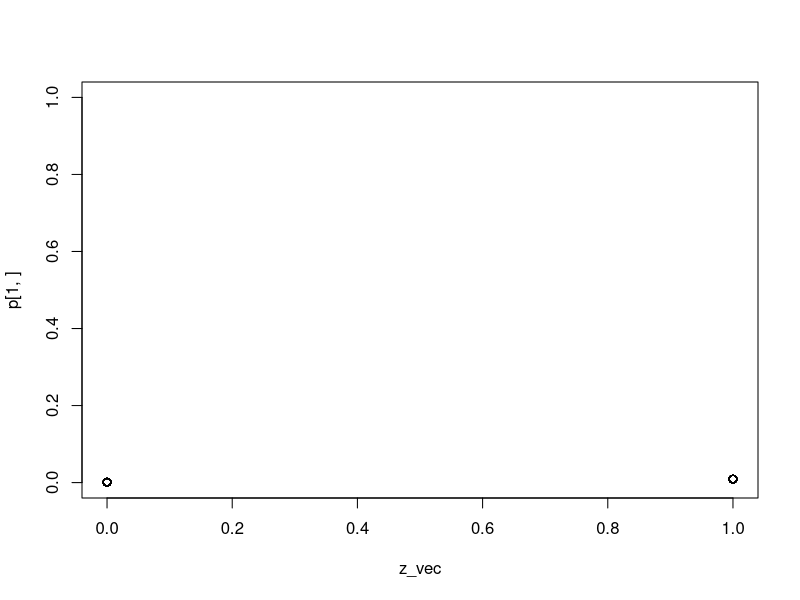

Source code (R):
### How outrageous are yoiur priors

### Data simulation

### Prepare model inputs
set.seed(99999)
# Set up data
rr_k_ctrl <- c(0.20)        # control response rate for each basket
rr_k_trt <- c(0.40)         # treatment response rate for each basket

K<-length(rr_k_ctrl)        # number of baskets

N_k_ctrl <- rep(100, K)     # number of control participants per basket
N_k_trt <- rep(100, K)      # number of treatment participants per basket
N_k <- N_k_ctrl + N_k_trt   # number of participants per basket (both arms combined)
N <- sum(N_k)               # total sample size
k_vec <- rep(1:K, N_k)      # N x 1 vector of basket indicators (1 to K)

z_vec<-NULL;
y<-NULL;
for(i in 1:K){ # for each basket repeat 0-control 1-trt according to the specifc Ns
  z_vec<-c(z_vec,rep(0:1,c(N_k_ctrl[i],N_k_trt[i]))) # treatment/control indicator
  y<-c(y,
       c(rbinom(N_k_ctrl[i],1,rr_k_ctrl[i]), # bernoulli for control
         rbinom(N_k_trt[i],1,rr_k_trt[i]))) #           for trt
}

thedata<-data.frame(y,basketID=k_vec,Treatment=z_vec)

### Dummy model
N <- 1000
sd <- 10

mu0 <- rnorm(N, 0, sd)
sigma0 <- abs(rnorm(N, 0, sd))
mu1 <- rnorm(N, 0, sd)
sigma1 <- abs(rnorm(N, 0, sd))
theta <- matrix(rnorm(N *2), nrow = N, ncol = 2) # For non-centerd

##Vectorized calculation

beta0 <- mu0 + sigma0*theta[,1]
beta1 <- mu1 + sigma1*theta[,2]
#eta <- beta0 + beta1*z_vec #Linear predictor
# p <- plogis(eta)
# y <- rbinom(N, 1, p)

### From McElreath

p <- sapply(z_vec, function(z) 
  plogis(beta0 + beta1*z))

y <- matrix(rbinom(length(p), 1, p), nrow = nrow(p), ncol = ncol(p))

plot(z_vec, p[1,], ylim = c(0, 1))


### Gaussian data

### Prepare model inputs
set.seed(99999)
# Set up data
rr_k_ctrl <- c(0.20)        # control response rate for each basket
rr_k_trt <- c(0.40)         # treatment response rate for each basket

K<-length(rr_k_ctrl)        # number of baskets

N_k_ctrl <- rep(100, K)     # number of control participants per basket
N_k_trt <- rep(100, K)      # number of treatment participants per basket
N_k <- N_k_ctrl + N_k_trt   # number of participants per basket (both arms combined)
N <- sum(N_k)               # total sample size
k_vec <- rep(1:K, N_k)      # N x 1 vector of basket indicators (1 to K)

z_vec<-NULL;
y<-NULL;
for(i in 1:K){ # for each basket repeat 0-control 1-trt according to the specifc Ns
  z_vec<-c(z_vec,rep(0:1,c(N_k_ctrl[i],N_k_trt[i]))) # treatment/control indicator
  y<-c(y,
       c(rnorm(N_k_ctrl[i],1,rr_k_ctrl[i]), # bernoulli for control
         rnorm(N_k_trt[i],1,rr_k_trt[i]))) #           for trt
}

thedata<-data.frame(y,basketID=k_vec,Treatment=z_vec)
